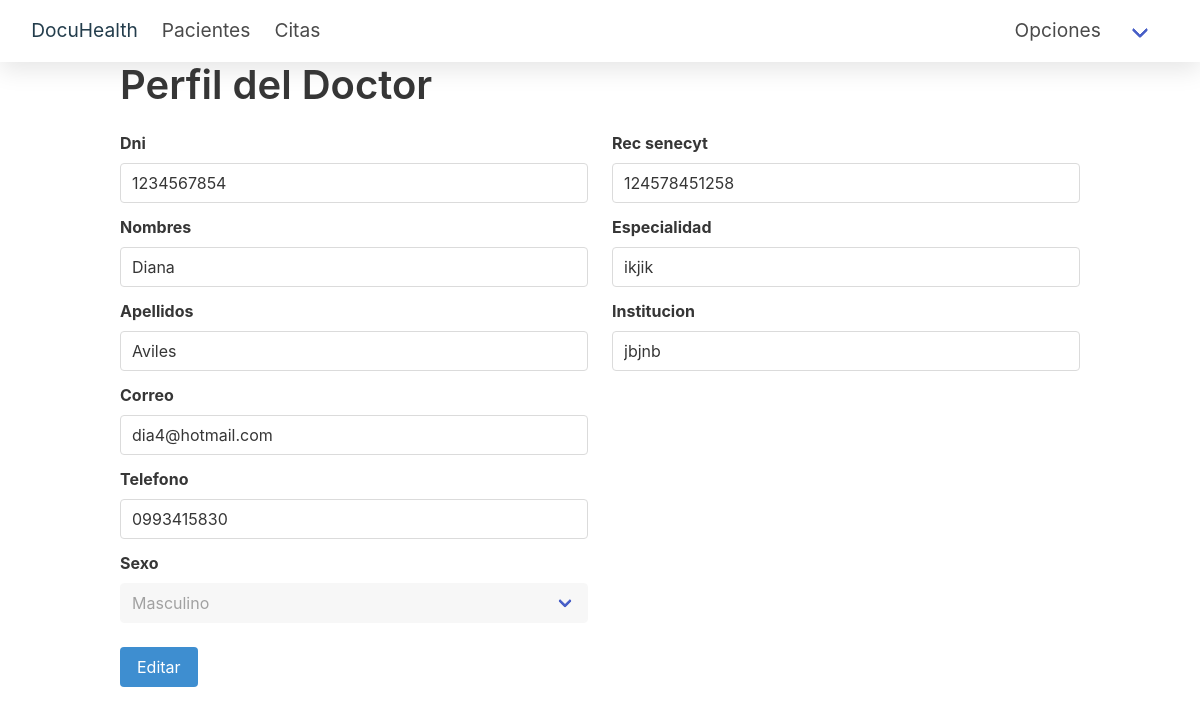
The page /profile/ (signed in) on the database its author committed.
### primary/models.py (models this page shows, shortened)
class persona(models.Model):
    dni = models.CharField(max_length=10)
    nombres = models.CharField(max_length=100)
    apellidos = models.CharField(max_length=100)
    correo = models.EmailField(max_length=100, unique=True)
    telefono = models.CharField(max_length=10)
    sexo = models.CharField(max_length=10)

class doctor(models.Model):
    id_usuario = models.ForeignKey(User, on_delete=models.CASCADE)
    id_persona = models.ForeignKey(persona,on_delete=models.CASCADE)
    rec_senecyt = models.CharField(max_length=15)
    especialidad = models.CharField(max_length=100)
    institucion = models.CharField(max_length=100)

### tertiary/views.py (the view)
# urls.py: path('profile/', views.perfil_doctor, name='perfil_doctor'),
@login_required
def perfil_doctor(request):
    usuario = request.user
    doctor_instance, created = doctor.objects.get_or_create(id_usuario=usuario)
    persona_instance = doctor_instance.id_persona
    editing = "editar" in request.GET
    if request.method == 'POST':
        persona_form = PersonaForm(request.POST, instance=persona_instance)
        doctor_form = DoctorForm(request.POST, instance=doctor_instance)
        if persona_form.is_valid() and doctor_form.is_valid():
            persona_form.save()
            doctor_form.save()
            messages.success(request, 'Datos editados con éxito.', extra_tags='correcto')
            return redirect('perfil_doctor')
        else:
            messages.error(request, 'Por favor, corrige los errores en el formulario.', extra_tags='error')
    else:
        persona_form = PersonaForm(instance=persona_instance)
        doctor_form = DoctorForm(instance=doctor_instance)
    context = {
        'persona_form': persona_form,
        'doctor_form': doctor_form,
        'editing': editing  # Envía el estado de edición al template.
    }
    return render(request, 'template/profile.html', context)

### primary/forms.py
class PersonaForm(forms.ModelForm):
    class Meta:
        model = persona
        fields = ['dni', 'nombres', 'apellidos', 'correo', 'telefono', 'sexo']

### tertiary/forms.py (shortened to what this page needs)
class DoctorForm(forms.ModelForm):
    class Meta:
        model = doctor
        fields = ['rec_senecyt', 'especialidad', 'institucion']

### tertiary/template/profile.html (shortened to what this page needs)
{% extends "base.html" %} {% block title %}Perfil de usuario{% endblock %}
{% block content %}
    <div class="container">
        <h1 class="title is-2 is-spaced">Perfil del Doctor</h1>
        <form method="post">
            <div class="columns">
                <div class="column">
                    {% for field in persona_form %}
                        <div class="field">
                            <label class="label">{{ field.label }}</label>
                            <div class="control">
                                {% if field.name == 'sexo' %}
                                    <div class="select is-fullwidth">
                                        <select name="{{ field.html_name }}" id="{{ field.id_for_label }}"
                                                {% if not editing %}disabled{% endif %}>
                                            <option value="masculino"
                                                    {% if field.value == 'masculino' %}selected{% endif %}>Masculino
                                            </option>
                                        </select>
                                    </div>
                                {% else %}
                                    <input class="input" type="{{ field.field.widget.input_type }}"
                                           id="{{ field.id_for_label }}"
                                           name="{{ field.html_name }}" value="{{ field.value }}"
                                           {% if not editing %}readonly{% endif %}>
                                {% endif %}
                            </div>
                        </div>
                    {% endfor %}
                </div>
                <div class="column">
                    {% for field in doctor_form %}
                        <div class="field {% if field.errors %}has-text-danger{% endif %}">
                            <label class="label">{{ field.label }}</label>
                            <div class="control">
                                {% if field.name == 'sexo' %}
                                    <div class="select is-fullwidth">
                                        <select name="{{ field.html_name }}" id="{{ field.id_for_label }}"
                                                {% if not editing %}disabled{% endif %}>
                                            <option value="femenino"
                                                    {% if field.value == 'femenino' %}selected{% endif %}>
                                                Femenino
                                            </option>
                                            <option value="masculino"
                                                    {% if field.value == 'masculino' %}selected{% endif %}>
                                                Masculino
                                            </option>
                                        </select>
                                    </div>
                                {% else %}
                                    <input class="input {% if field.errors %}is-danger{% endif %}"
                                           type="{{ field.field.widget.input_type }}"
                                           id="{{ field.id_for_label }}"
                                           name="{{ field.html_name }}" value="{{ field.value }}"
                                           {% if not editing %}readonly{% endif %}>
                                {% endif %}
                            </div>
                        </div>
                    {% endfor %}
                </div>
            </div>
            {% if editing %}
                <div class="field is-grouped">
                    <div class="control">
                        <button class="button is-success" type="submit">Guardar Cambios</button>
                    </div>
                    <div class="control">
                        <a href="{% url 'perfil_doctor' %}" class="button">Cancelar</a>
                    </div>
                </div>
            {% else %}
                <a href="?editar=true" class="button is-info">Editar</a>
            {% endif %}
        </form>
    </div>
{% endblock %}

### secondary/static/css/header.css (style rules this page uses)
:root { --azul:#1B75BC; --celeste:#3DA5DA; --azul-oscuro:#233D4C; --gris:#444f55; --black:#444; --light-color:#777; --green:#16a085; --box-shadow:.5rem .5rem 0 rgba(22, 160, 133, .2); --text-shadow:.4rem .4rem 0 rgba(0, 0, 0, .2); --border:.2rem solid var(--azul); }
html, body { margin: 0; padding: 0; }

### rows shown on the page
persona: dni "1234567854" "Diana" "Aviles" "dia4@hotmail.com" "0993415830", sexo "Masculino"
doctor: rec_senecyt "124578451258" "ikjik" "jbjnb"

### other values the page prints
{{ field.label }} "Dni" "Nombres" "Apellidos" "Correo" "Telefono" "Sexo"
{{ field.label }} "Rec senecyt" "Especialidad" "Institucion"
